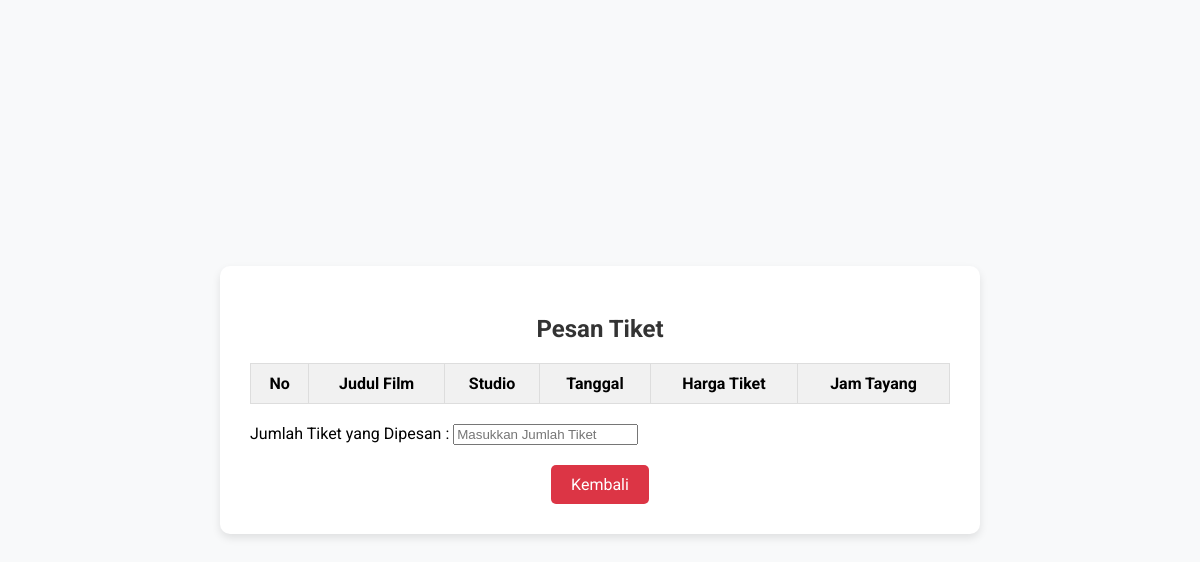
Before: /tiket/pesan_tiket.php with the older database file.
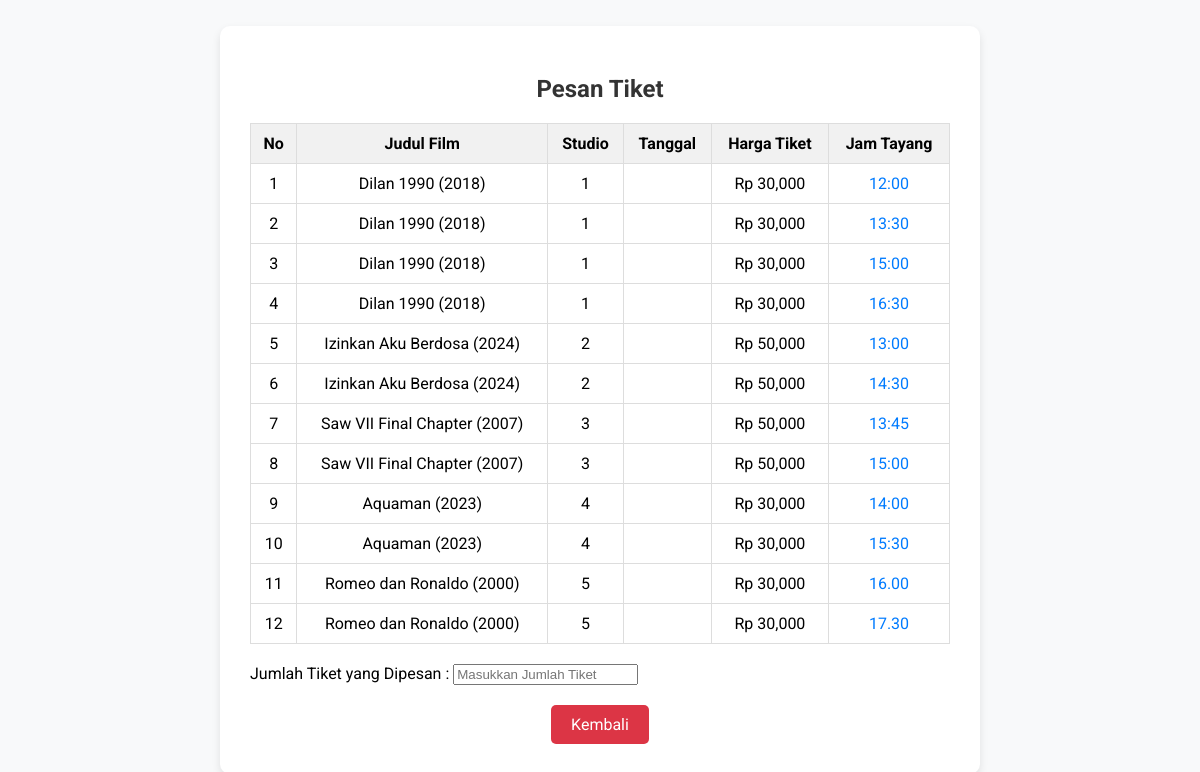
After: the same page with the newer database file.
### tables this page shows
CREATE TABLE `film` (
  `id_film` int(11) NOT NULL,
  `judul_film` varchar(50) NOT NULL,
  `durasi` int(11) NOT NULL,
  `kategori_film` enum('Dewasa','Anak-anak') DEFAULT NULL
);

CREATE TABLE `jadwal` (
  `id_jadwal` int(11) NOT NULL,
  `id_film` int(11) NOT NULL,
  `id_studio` enum('1','2','3','4','5') NOT NULL,
  `jam_tayang` varchar(10) NOT NULL
);

CREATE TABLE `harga` (
  `kategori` enum('Dewasa','Anak-anak') DEFAULT NULL,
  `harga` int(11) DEFAULT NULL
);

### tiket/pesan_tiket.php (the view, shortened to what this page needs)
<?php
include "../koneksi.php";
?>
<!DOCTYPE html>
<html lang="en">
<head>
	<link rel="stylesheet" href="style_pesan.css">
</head>
<body>
	<div class="container">
		<h2>Pesan Tiket</h2>
		<table class="table">
			<thead>
				<tr>
					<th>No</th>
					<th>Judul Film</th>
					<th>Studio</th>
					<th>Tanggal</th>
					<th>Harga Tiket</th>
					<th>Jam Tayang</th>
				</tr>
			</thead>
			<tbody>
				<?php
				$tanggal = $_GET['tanggal'];
				$query_mysql = mysqli_query($con, "SELECT film.judul_film, jadwal.id_jadwal, jadwal.id_studio, harga.harga, jadwal.jam_tayang
																					FROM film
																					INNER JOIN jadwal ON film.id_film = jadwal.id_film
																					INNER JOIN harga ON film.kategori_film = harga.kategori")
																					or die(mysqli_error($con));
				$nomor = 1;
				while ($data = mysqli_fetch_array($query_mysql)) {
					$harga = $data['harga'];
				?>
				<tr>
					<td><?php echo $nomor++; ?></td>
					<td><?php echo htmlspecialchars($data['judul_film']); ?></td>
					<td><?php echo htmlspecialchars($data['id_studio']); ?></td>
					<td><?php echo htmlspecialchars($tanggal); ?></td>
					<td><?php echo "Rp " . number_format($harga); ?></td>
					<td>
						<a class="link-detail" href="#" onclick="navigateToDetail(<?php echo $data['id_jadwal']; ?>, '<?php echo $tanggal; ?>', '<?php echo number_format($harga); ?>')">
						<?php echo htmlspecialchars($data['jam_tayang']); ?>
						</a>
					</td>
				</tr>
				<?php } ?>
			</tbody>
		</table>
		<tr>
			<td>Jumlah Tiket yang Dipesan	: </td>
			<td><input name="jmltiket" type="number" id="jumlahtiket" required min="1" placeholder="Masukkan Jumlah Tiket"></td>
		</tr>
		<div class="navigation">
			<a href="index.php" class="btn">Kembali</a>
		</div>
	</div>
</body>
</html>

Changed rows visible on the page:
now on this page (row edited): film: judul_film "Dilan 1990 (2018)", jadwal.id_studio "1", harga.harga "30,000", jadwal.jam_tayang "12:00", jadwal.jam_tayang "13:30", jadwal.jam_tayang "15:00", jadwal.jam_tayang "16:30"
now on this page (row edited): film: judul_film "Izinkan Aku Berdosa (2024)", jadwal.id_studio "2", harga.harga "50,000", jadwal.jam_tayang "13:00", jadwal.jam_tayang "14:30"
now on this page (row edited): film: judul_film "Saw VII Final Chapter (2007)", jadwal.id_studio "3", harga.harga "50,000", jadwal.jam_tayang "13:45", jadwal.jam_tayang "15:00"
now on this page (row edited): film: judul_film "Aquaman (2023)", jadwal.id_studio "4", harga.harga "30,000", jadwal.jam_tayang "14:00", jadwal.jam_tayang "15:30"
now on this page (row edited): film: judul_film "Romeo dan Ronaldo (2000)", jadwal.id_studio "5", harga.harga "30,000", jadwal.jam_tayang "16.00", jadwal.jam_tayang "17.30"
